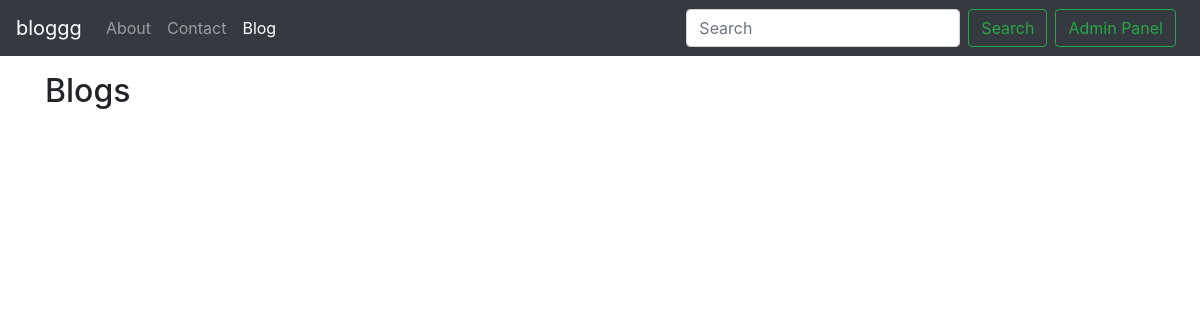
The page /blog/ on the database as committed earlier.
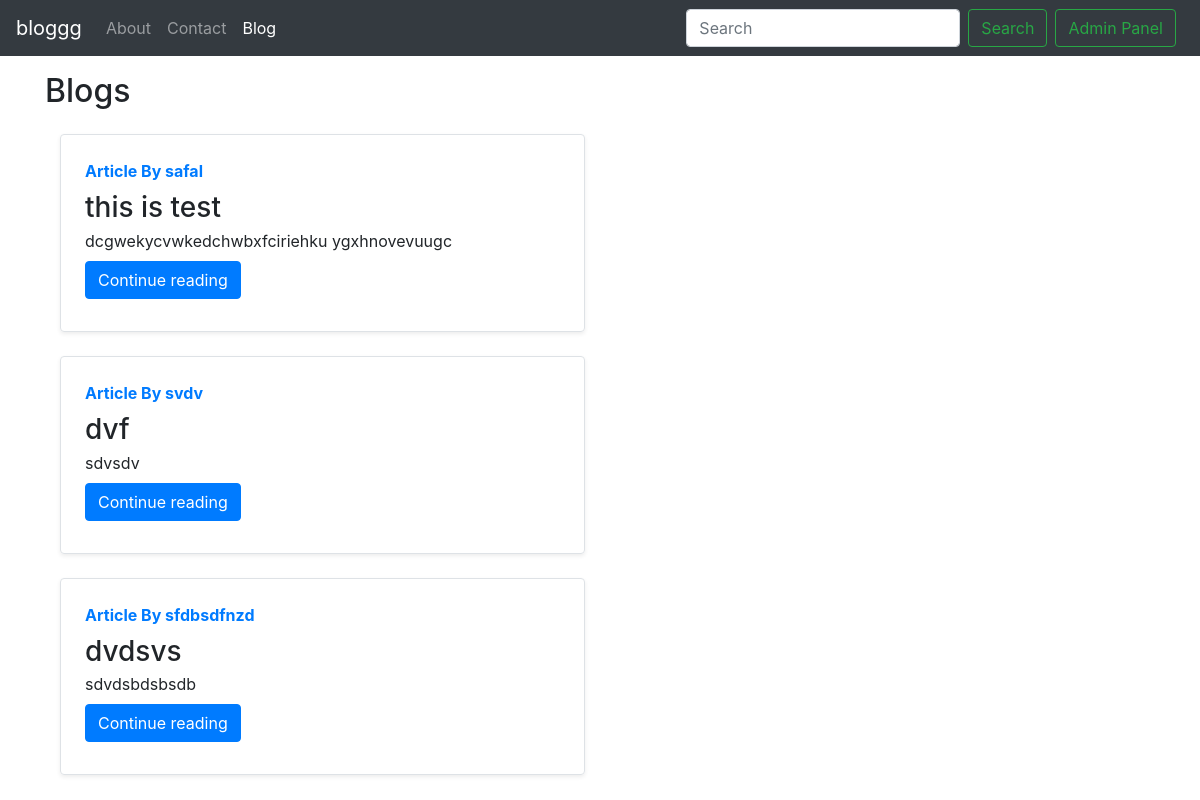
The same page on the database as committed later.
### blog/models.py (models this page shows)
class Post(models.Model):
    title = models.CharField(max_length=255)
    content = models.TextField()
    author = models.CharField(max_length=13)
    slug = models.CharField(max_length=130)
    timeStamp =  models.DateTimeField(blank=True)
    def __str__(self):
        return self.title + ' by ' + self.author

### blog/views.py (the view)
# urls.py: path('', views.blogHome, name='blogHome'),
def blogHome(request):
    allPosts = Post.objects.all()
    print(allPosts)
    context = {'allPosts': allPosts}
    return render(request, 'blog/blogHome.html',context)

### templates/blog/blogHome.html (shortened to what this page needs)
{% extends 'base.html' %}
{% block blogactive %} active {% endblock blogactive %}
{% block body %}
<div class="container my-3">
<h2> Blogs </h2>
{% for post in allPosts %}
<div class="col-md-6">
      <div class="row no-gutters border rounded overflow-hidden flex-md-row my-4 shadow-sm h-md-250 position-relative">
        <div class="col p-4 d-flex flex-column position-static">
          <strong class="d-inline-block mb-2 text-primary">Article By {{post.author}}</strong>
          <h3 class="mb-0">{{post.title}}</h3>
          <p class="card-text mb-auto">{{post.content| truncatechars:500}}</p>
          <div class="my-2">
          <a href="/blog/{{post.slug}}" role="button" class="btn btn-primary">Continue reading</a>
          </div>
        </div>
      </div>
    </div>
    {% endfor %}
</div>
{% endblock body %}

Rows that differ between the two databases and show on the page:
added Post: author "safal", title "this is test", content "dcgwekycvwkedchwbxfciriehku ygxhnovevuugc"
added Post: author "svdv", title "dvf", content "sdvsdv"
added Post: author "sfdbsdfnzd", title "dvdsvs", content "sdvdsbdsbsdb"
